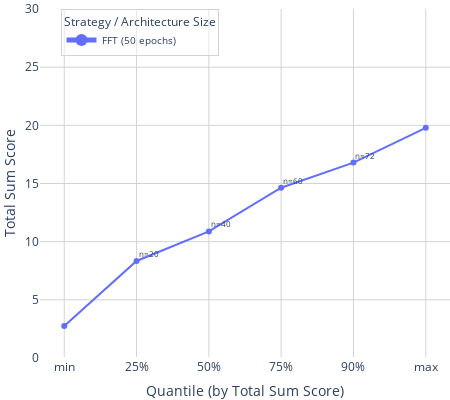

This figure's notebook cell:
### Code cell
import plotly.graph_objects as go
import pandas as pd

import pandas as pd
import plotly.express as px
import plotly.graph_objects as go
from scipy.stats import spearmanr
import numpy as np
from numpy.linalg import LinAlgError
from scipy.stats import linregress

import pandas as pd
from scipy.stats import spearmanr, pearsonr
from process_database import process_grouped_df, process_rankings,global_grouped_dataset


grouped_df = global_grouped_dataset(df,)
grouped_df = process_rankings(grouped_df)

grouped_df.columns = ['_'.join(col).strip() if isinstance(col, tuple) else col for col in grouped_df.columns]
grouped_df = grouped_df.reset_index()

grouped_df = grouped_df[["ft_strategy", "model_type", "model_size", "backbone", "loss_function", "TOTAL_score_sum"]]

results = []
for strategy in [ "FFT (50 epochs)", ]: # "FFT (5 epochs)", 'LP (50 epochs)'
    for size in ["small",]: # "medium", "large"

        res = grouped_df[
            (grouped_df.ft_strategy == strategy) # &
            #(grouped_df.model_size == size)
        ]

        q = res["TOTAL_score_sum"]

        # Compute quantiles
        quantiles = q.quantile([0.25, 0.5, 0.75, 0.90])
        labels = ['25%', '50%', '75%', '90%']
        counts = {}
        for label, thresh in zip(labels, quantiles):
            counts[label] = (q <= thresh).sum()
        # counts['min'] = 1
        # counts['max'] = 1

        stats = q.quantile([0.25, 0.5, 0.75, 0.90, ]).rename(index={0.25: '25%', 
                                                                            0.5: '50%', 
                                                                            0.75: '75%',
                                                                            0.90: '90%',})

        # Append min and max
        min_val = q.min()
        max_val = q.max()

        q_extended = pd.concat([stats, pd.Series({"min": min_val, "max": max_val})]).to_dict()
        q_extended['strategy'] = strategy
        #q_extended["size"] = size
        for key, count in counts.items():
            q_extended[f"{key}_count"] = count
        results.append( q_extended )


import pandas as pd
import plotly.express as px

# Create DataFrame
res = pd.DataFrame(results)

# Melt the DataFrame
df_long = res.melt(id_vars=['strategy', ], var_name='percentile', value_name='value') #'size'

# Define proper order
ordered_percentiles = ['min', '25%', '50%', '75%', '90%', 'max']
df_long['percentile'] = pd.Categorical(df_long['percentile'], categories=ordered_percentiles, ordered=True)

def get_count(row):
    colname = f"{row['percentile']}_count"
    # Get the count from the original df based on strategy & size
    subset = res[(res['strategy'] == row['strategy']) ] #& (res['size'] == row['size'])
    if colname in subset.columns:
        return int(subset[colname].values[0])
    else:
        return 'N/A'

df_long["hover_text"] = df_long.apply(
    lambda row: f"{row['strategy']} <br>{row['percentile']} = {row['value']:.2f}<br>n={get_count(row)}", #– {row['size']}
    axis=1
)

# ✅ Sort so lines connect in correct order
df_long = df_long.sort_values(by=['strategy',  'percentile']) #'size',

# Plot
fig = px.line(
    df_long,
    x='percentile',
    y='value',
    color='strategy',
    # line_dash='size',
    markers=True,
    labels={'value': 'Total Sum Score',
            'percentile': 'Quantile (by Total Sum Score)',},
    # title='Score Percentiles by Strategy and Model Size',
    category_orders={'percentile': ordered_percentiles}
)

import plotly.graph_objects as go

for i, row in df_long.iterrows():
    count_key = f"{row['percentile']}_count"
    try:
        count = res[
            (res['strategy'] == row['strategy']) #&
            # (res['size'] == row['size'])
        ][count_key].values[0]
        fig.add_annotation(
            x=row['percentile'],
            y=row['value'],
            text=f"n={count}",
            showarrow=False,
            font=dict(size=8),
            xanchor="left",
            yanchor="bottom"
        )
    except:
        pass

fig.update_layout(yaxis=dict(range=[0, 30]),)
fig.update_layout(
    width=450,
    height=400,
    margin=dict(l=0, r=0, t=0, b=0),
    plot_bgcolor="white",
    paper_bgcolor="white",
    xaxis=dict(showgrid=True, gridcolor="lightgrey"),
    yaxis=dict(showgrid=True, gridcolor="lightgrey"),
    legend_title_text="Strategy / Architecture Size",

    legend=dict(
    x=0.05,
    y=1,
    xanchor='left',
    yanchor='top',
    font=dict(size=10),  # Increase font size
    bgcolor="rgba(255,255,255,0.5)",
    bordercolor="lightgrey",
    borderwidth=1,
    itemsizing="constant"  # 👈 Key to reduce spacing
)
)

fig.show()
# fig.write_image("./paper_figures/quantile_perf_improve.png", scale=3  )

### Figure 1 — Plotly figure (JSON) as saved in the notebook; plotly's stock layout.template omitted (floating-point values rounded to 4 significant figures)
{"data": [{"hovertemplate": "strategy=FFT (50 epochs)<br>Quantile (by Total Sum Score)=%{x}<br>Total Sum Score=%{y}<extra></extra>", "legendgroup": "FFT (50 epochs)", "line": {"color": "#636efa", "dash": "solid"}, "marker": {"symbol": "circle"}, "mode": "markers+lines", "name": "FFT (50 epochs)", "orientation": "v", "showlegend": true, "type": "scatter", "x": ["min", "25%", "50%", "75%", "90%", "max", null, null, null, null], "xaxis": "x", "y": [2.743, 8.341, 10.88, 14.64, 16.8, 19.79, 20, 40, 60, 72], "yaxis": "y"}], "layout": {"annotations": [{"font": {"size": 8}, "showarrow": false, "text": "n=20", "x": "25%", "xanchor": "left", "y": 8.341, "yanchor": "bottom"}, {"font": {"size": 8}, "showarrow": false, "text": "n=40", "x": "50%", "xanchor": "left", "y": 10.88, "yanchor": "bottom"}, {"font": {"size": 8}, "showarrow": false, "text": "n=60", "x": "75%", "xanchor": "left", "y": 14.64, "yanchor": "bottom"}, {"font": {"size": 8}, "showarrow": false, "text": "n=72", "x": "90%", "xanchor": "left", "y": 16.8, "yanchor": "bottom"}], "height": 400, "legend": {"bgcolor": "rgba(255,255,255,0.5)", "bordercolor": "lightgrey", "borderwidth": 1, "font": {"size": 10}, "itemsizing": "constant", "title": {"text": "Strategy / Architecture Size"}, "tracegroupgap": 0, "x": 0.05, "xanchor": "left", "y": 1, "yanchor": "top"}, "margin": {"b": 0, "l": 0, "r": 0, "t": 0}, "paper_bgcolor": "white", "plot_bgcolor": "white", "width": 450, "xaxis": {"anchor": "y", "categoryarray": ["min", "25%", "50%", "75%", "90%", "max"], "categoryorder": "array", "domain": [0, 1], "gridcolor": "lightgrey", "showgrid": true, "title": {"text": "Quantile (by Total Sum Score)"}}, "yaxis": {"anchor": "x", "domain": [0, 1], "gridcolor": "lightgrey", "range": [0, 30], "showgrid": true, "title": {"text": "Total Sum Score"}}}}
